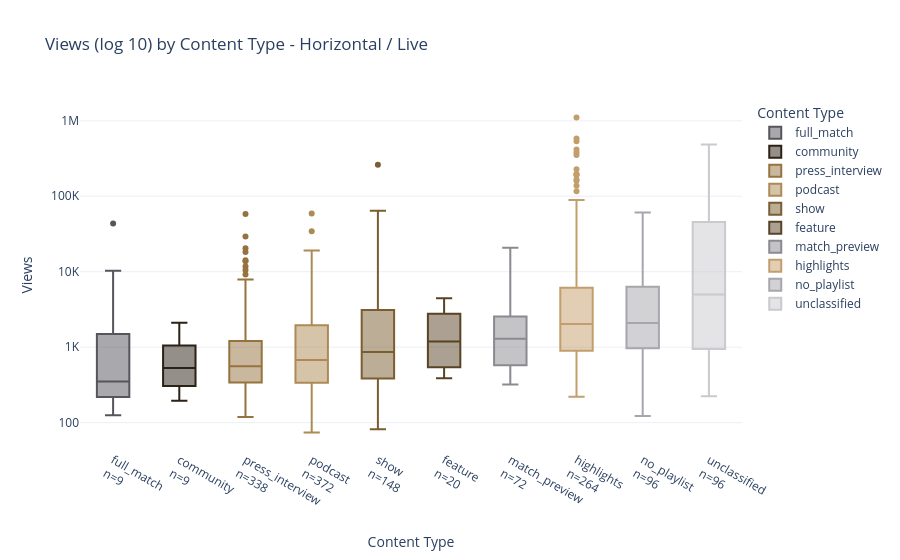

The notebook cell this image was saved under:
### Markdown cell above
The content type label turned out to not be imporant in shorts, as there were only four content types in shorts: highlights, no playlist, unclassified, and match preview (n=1.) However, within the shorts format -- the unclassified content type was outperforming the rest. Turns out those were all from the Son Spotlight playlist.

### Code cell
horizontal_df = df[df['format'] != 'short'].copy()

order = horizontal_df.groupby('content_type')['view_count'].median().sort_values().index.tolist()
n = horizontal_df['content_type'].value_counts()

fig = px.box(
    horizontal_df, x='content_type', y='log10_views',
    color='content_type',
    color_discrete_map=CONTENT_COLORS,
    category_orders={'content_type': order},
    title='Views (log 10) by Content Type - Horizontal / Live ',
    labels={'content_type': 'Content Type', 'log10_views': "Views"}
    )

fig.update_xaxes(
    tickvals=order,
    ticktext=[f'{f}<br>n={n[f]}' for f in order])

fig.update_yaxes(
    tickvals=[2, 3, 4, 5, 6],
    ticktext=['100', '1K', '10K', '100K', '1M'])

fig.show()

### Figure 1 — Plotly figure (JSON) as saved in the notebook; plotly's stock layout.template omitted (floating-point values rounded to 4 significant figures; data arrays with more than 128 entries replaced by an {"elided": "..."} marker saying what was removed)
{"data": [{"alignmentgroup": "True", "hovertemplate": "Content Type=%{x}<br>Views=%{y}<extra></extra>", "legendgroup": "full_match", "marker": {"color": "#55555C"}, "name": "full_match", "notched": false, "offsetgroup": "full_match", "orientation": "v", "showlegend": true, "type": "box", "x": ["full_match", "full_match", "full_match", "full_match", "full_match", "full_match", "full_match", "full_match", "full_match"], "x0": " ", "xaxis": "x", "y": [4.639, 2.446, 2.097, 2.547, 2.669, 2.398, 2.164, 4.012, 2.898], "y0": " ", "yaxis": "y"}, {"alignmentgroup": "True", "hovertemplate": "Content Type=%{x}<br>Views=%{y}<extra></extra>", "legendgroup": "community", "marker": {"color": "#2B2114"}, "name": "community", "notched": false, "offsetgroup": "community", "orientation": "v", "showlegend": true, "type": "box", "x": ["community", "community", "community", "community", "community", "community", "community", "community", "community"], "x0": " ", "xaxis": "x", "y": [2.724, 2.464, 3.183, 3.324, 2.854, 2.97, 2.491, 2.29, 2.675], "y0": " ", "yaxis": "y"}, {"alignmentgroup": "True", "hovertemplate": "Content Type=%{x}<br>Views=%{y}<extra></extra>", "legendgroup": "press_interview", "marker": {"color": "#96733E"}, "name": "press_interview", "notched": false, "offsetgroup": "press_interview", "orientation": "v", "showlegend": true, "type": "box", "x": {"elided": "338 str values"}, "x0": " ", "xaxis": "x", "y": {"elided": "338 float values"}, "y0": " ", "yaxis": "y"}, {"alignmentgroup": "True", "hovertemplate": "Content Type=%{x}<br>Views=%{y}<extra></extra>", "legendgroup": "podcast", "marker": {"color": "#AD8A55"}, "name": "podcast", "notched": false, "offsetgroup": "podcast", "orientation": "v", "showlegend": true, "type": "box", "x": {"elided": "372 str values"}, "x0": " ", "xaxis": "x", "y": {"elided": "372 float values"}, "y0": " ", "yaxis": "y"}, {"alignmentgroup": "True", "hovertemplate": "Content Type=%{x}<br>Views=%{y}<extra></extra>", "legendgroup": "show", "marker": {"color": "#7A5D31"}, "name": "show", "notched": false, "offsetgroup": "show", "orientation": "v", "showlegend": true, "type": "box", "x": {"elided": "148 str values"}, "x0": " ", "xaxis": "x", "y": {"elided": "148 float values"}, "y0": " ", "yaxis": "y"}, {"alignmentgroup": "True", "hovertemplate": "Content Type=%{x}<br>Views=%{y}<extra></extra>", "legendgroup": "feature", "marker": {"color": "#584324"}, "name": "feature", "notched": false, "offsetgroup": "feature", "orientation": "v", "showlegend": true, "type": "box", "x": ["feature", "feature", "feature", "feature", "feature", "feature", "feature", "feature", "feature", "feature", "feature", "feature", "feature", "feature", "feature", "feature", "feature", "feature", "feature", "feature"], "x0": " ", "xaxis": "x", "y": [3.398, 3.649, 3.563, 3.517, 3.264, 3.485, 3.15, 2.727, 2.644, 2.589, 2.855, 2.741, 2.746, 2.603, 2.641, 3.186, 3.52, 3.005, 3.148, 2.992], "y0": " ", "yaxis": "y"}, {"alignmentgroup": "True", "hovertemplate": "Content Type=%{x}<br>Views=%{y}<extra></extra>", "legendgroup": "match_preview", "marker": {"color": "#8A8A90"}, "name": "match_preview", "notched": false, "offsetgroup": "match_preview", "orientation": "v", "showlegend": true, "type": "box", "x": ["match_preview", "match_preview", "match_preview", "match_preview", "match_preview", "match_preview", "match_preview", "match_preview", "match_preview", "match_preview", "match_preview", "match_preview", "match_preview", "match_preview", "match_preview", "match_preview", "match_preview", "match_preview", "match_preview", "match_preview", "match_preview", "match_preview", "match_preview", "match_preview", "match_preview", "match_preview", "match_preview", "match_preview", "match_preview", "match_preview", "match_preview", "match_preview", "match_preview", "match_preview", "match_preview", "match_preview", "match_preview", "match_preview", "match_preview", "match_preview", "match_preview", "match_preview", "match_preview", "match_preview", "match_preview", "match_preview", "match_preview", "match_preview", "match_preview", "match_preview", "match_preview", "match_preview", "match_preview", "match_preview", "match_preview", "match_preview", "match_preview", "match_preview", "match_preview", "match_preview", "match_preview", "match_preview", "match_preview", "match_preview", "match_preview", "match_preview", "match_preview", "match_preview", "match_preview", "match_preview", "match_preview", "match_preview"], "x0": " ", "xaxis": "x", "y": [3.375, 3.179, 3.191, 2.747, 2.751, 2.851, 3.247, 3.283, 2.823, 3.006, 3.202, 3.89, 3.596, 3.079, 3.46, 3.362, 3.967, 4.009, 4.113, 3.854, 3.532, 3.51, 3.72, 3.851, 4.319, 3.828, 3.927, 2.911, 3.184, 3.155, 3.229, 2.941, 3.194, 2.808, 2.762, 2.796, 2.751, 3.112, 2.693, 2.609, 3.248, 2.93, 4.182, 3.122, 2.507, 2.807, 2.669, 2.558, 2.721, 2.76, 2.686, 2.548, 2.604, 3.109, 2.723, 2.76, 2.759, 3.184, 3.542, 3.146, 3.15, 3.182, 2.939, 2.963, 2.969, 3.435, 2.751, 2.629, 2.792, 2.655, 2.951, 3.448], "y0": " ", "yaxis": "y"}, {"alignmentgroup": "True", "hovertemplate": "Content Type=%{x}<br>Views=%{y}<extra></extra>", "legendgroup": "highlights", "marker": {"color": "#C39E6D"}, "name": "highlights", "notched": false, "offsetgroup": "highlights", "orientation": "v", "showlegend": true, "type": "box", "x": {"elided": "264 str values"}, "x0": " ", "xaxis": "x", "y": {"elided": "264 float values"}, "y0": " ", "yaxis": "y"}, {"alignmentgroup": "True", "hovertemplate": "Content Type=%{x}<br>Views=%{y}<extra></extra>", "legendgroup": "no_playlist", "marker": {"color": "#A6A6AC"}, "name": "no_playlist", "notched": false, "offsetgroup": "no_playlist", "orientation": "v", "showlegend": true, "type": "box", "x": ["no_playlist", "no_playlist", "no_playlist", "no_playlist", "no_playlist", "no_playlist", "no_playlist", "no_playlist", "no_playlist", "no_playlist", "no_playlist", "no_playlist", "no_playlist", "no_playlist", "no_playlist", "no_playlist", "no_playlist", "no_playlist", "no_playlist", "no_playlist", "no_playlist", "no_playlist", "no_playlist", "no_playlist", "no_playlist", "no_playlist", "no_playlist", "no_playlist", "no_playlist", "no_playlist", "no_playlist", "no_playlist", "no_playlist", "no_playlist", "no_playlist", "no_playlist", "no_playlist", "no_playlist", "no_playlist", "no_playlist", "no_playlist", "no_playlist", "no_playlist", "no_playlist", "no_playlist", "no_playlist", "no_playlist", "no_playlist", "no_playlist", "no_playlist", "no_playlist", "no_playlist", "no_playlist", "no_playlist", "no_playlist", "no_playlist", "no_playlist", "no_playlist", "no_playlist", "no_playlist", "no_playlist", "no_playlist", "no_playlist", "no_playlist", "no_playlist", "no_playlist", "no_playlist", "no_playlist", "no_playlist", "no_playlist", "no_playlist", "no_playlist", "no_playlist", "no_playlist", "no_playlist", "no_playlist", "no_playlist", "no_playlist", "no_playlist", "no_playlist", "no_playlist", "no_playlist", "no_playlist", "no_playlist", "no_playlist", "no_playlist", "no_playlist", "no_playlist", "no_playlist", "no_playlist", "no_playlist", "no_playlist", "no_playlist", "no_playlist", "no_playlist", "no_playlist"], "x0": " ", "xaxis": "x", "y": [3.32, 2.877, 4.165, 4.082, 3.86, 3.891, 4.238, 3.038, 4.337, 3.098, 2.809, 3.201, 2.958, 4.166, 3.141, 3.307, 4.641, 3.438, 3.967, 4.006, 4.777, 3.896, 3.539, 3.75, 3.354, 3.631, 3.424, 3.234, 3.85, 3.719, 3.403, 4.556, 4.432, 3.09, 3.921, 3.424, 3.202, 3.435, 3.202, 3.318, 3.194, 4.336, 3.374, 3.943, 3.65, 4.054, 3.308, 3.321, 4.417, 2.316, 2.604, 3.278, 2.928, 2.576, 2.574, 3.002, 2.9, 3.457, 3.355, 3.181, 3.12, 3.074, 2.989, 2.757, 3.48, 2.627, 2.956, 3.66, 3.523, 2.33, 2.143, 2.086, 2.705, 2.745, 2.58, 3.217, 2.937, 2.984, 2.721, 4.753, 3.116, 3.345, 3.57, 3.074, 2.79, 2.921, 3.506, 4.079, 4.785, 3.744, 2.964, 3.373, 3.466, 3.086, 4.516, 3.311], "y0": " ", "yaxis": "y"}, {"alignmentgroup": "True", "hovertemplate": "Content Type=%{x}<br>Views=%{y}<extra></extra>", "legendgroup": "unclassified", "marker": {"color": "#C9C9CE"}, "name": "unclassified", "notched": false, "offsetgroup": "unclassified", "orientation": "v", "showlegend": true, "type": "box", "x": ["unclassified", "unclassified", "unclassified", "unclassified", "unclassified", "unclassified", "unclassified", "unclassified", "unclassified", "unclassified", "unclassified", "unclassified", "unclassified", "unclassified", "unclassified", "unclassified", "unclassified", "unclassified", "unclassified", "unclassified", "unclassified", "unclassified", "unclassified", "unclassified", "unclassified", "unclassified", "unclassified", "unclassified", "unclassified", "unclassified", "unclassified", "unclassified", "unclassified", "unclassified", "unclassified", "unclassified", "unclassified", "unclassified", "unclassified", "unclassified", "unclassified", "unclassified", "unclassified", "unclassified", "unclassified", "unclassified", "unclassified", "unclassified", "unclassified", "unclassified", "unclassified", "unclassified", "unclassified", "unclassified", "unclassified", "unclassified", "unclassified", "unclassified", "unclassified", "unclassified", "unclassified", "unclassified", "unclassified", "unclassified", "unclassified", "unclassified", "unclassified", "unclassified", "unclassified", "unclassified", "unclassified", "unclassified", "unclassified", "unclassified", "unclassified", "unclassified", "unclassified", "unclassified", "unclassified", "unclassified", "unclassified", "unclassified", "unclassified", "unclassified", "unclassified", "unclassified", "unclassified", "unclassified", "unclassified", "unclassified", "unclassified", "unclassified", "unclassified", "unclassified", "unclassified", "unclassified"], "x0": " ", "xaxis": "x", "y": [5.062, 4.114, 5.685, 4.169, 5.623, 4.322, 5.122, 3.137, 3.59, 4.001, 4.075, 3.588, 5.093, 3.566, 4.769, 3.388, 3.615, 4.024, 5.218, 5.216, 4.21, 4.444, 4.648, 4.229, 4.848, 5.124, 5.215, 3.882, 4.716, 4.562, 4.722, 4.519, 4.221, 4.885, 3.786, 4.652, 5.369, 4.799, 4.925, 4.668, 5.45, 5.285, 4.788, 5.365, 5.308, 5.187, 3.084, 3.655, 4.141, 2.931, 2.605, 3.05, 2.803, 2.617, 3.102, 3.963, 3.045, 2.971, 3.371, 2.928, 4.071, 2.898, 3.477, 2.515, 2.467, 2.348, 2.436, 2.847, 3.036, 3.745, 4.293, 3.042, 3.108, 2.88, 4.002, 4.2, 3.343, 3.519, 2.715, 2.449, 2.38, 2.687, 4.03, 2.704, 3.192, 2.447, 2.716, 2.979, 2.573, 2.667, 3.135, 3.215, 3.286, 2.653, 2.816, 3.281], "y0": " ", "yaxis": "y"}], "layout": {"boxmode": "overlay", "legend": {"title": {"text": "Content Type"}, "tracegroupgap": 0}, "title": {"text": "Views (log 10) by Content Type - Horizontal / Live "}, "xaxis": {"anchor": "y", "categoryarray": ["full_match", "community", "press_interview", "podcast", "show", "feature", "match_preview", "highlights", "no_playlist", "unclassified"], "categoryorder": "array", "domain": [0, 1], "ticktext": ["full_match<br>n=9", "community<br>n=9", "press_interview<br>n=338", "podcast<br>n=372", "show<br>n=148", "feature<br>n=20", "match_preview<br>n=72", "highlights<br>n=264", "no_playlist<br>n=96", "unclassified<br>n=96"], "tickvals": ["full_match", "community", "press_interview", "podcast", "show", "feature", "match_preview", "highlights", "no_playlist", "unclassified"], "title": {"text": "Content Type"}}, "yaxis": {"anchor": "x", "domain": [0, 1], "ticktext": ["100", "1K", "10K", "100K", "1M"], "tickvals": [2, 3, 4, 5, 6], "title": {"text": "Views"}}}}
